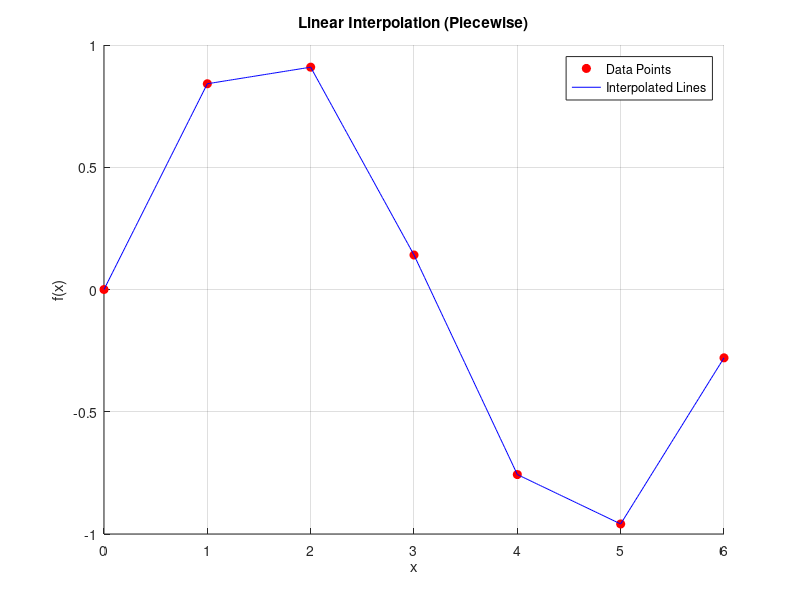
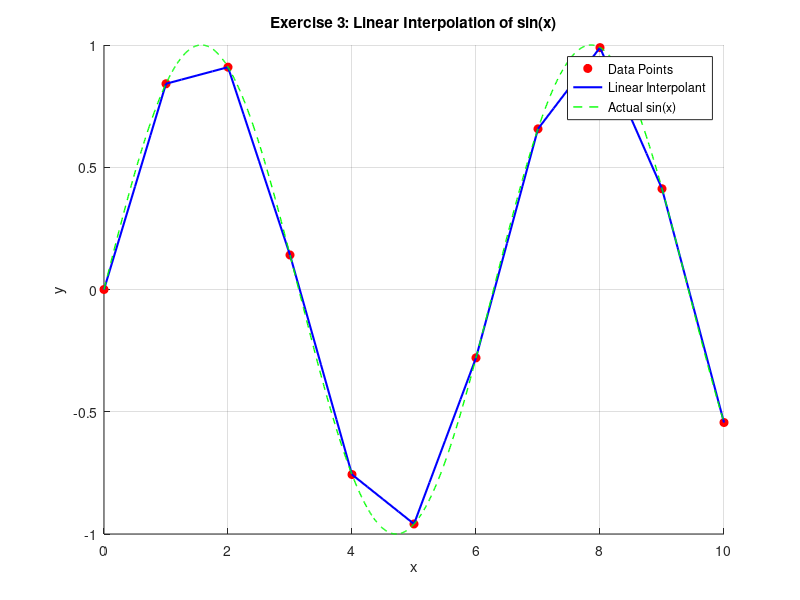
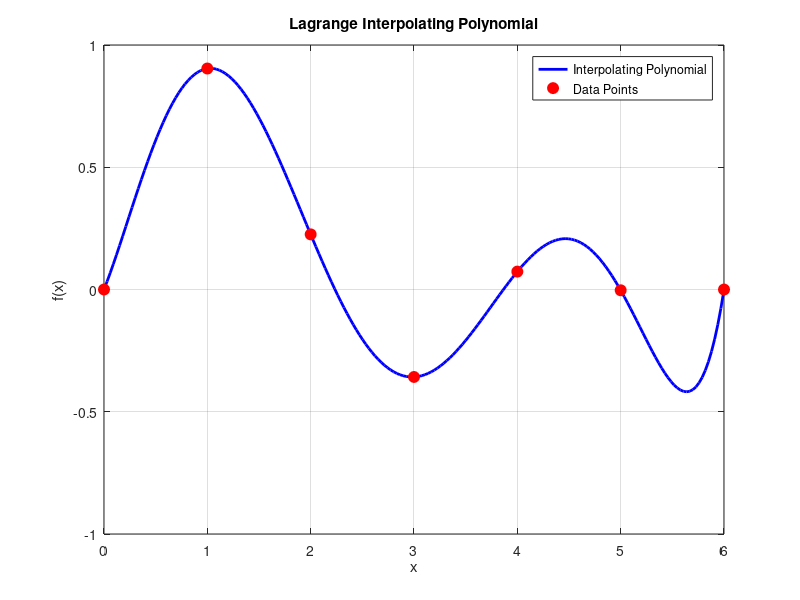
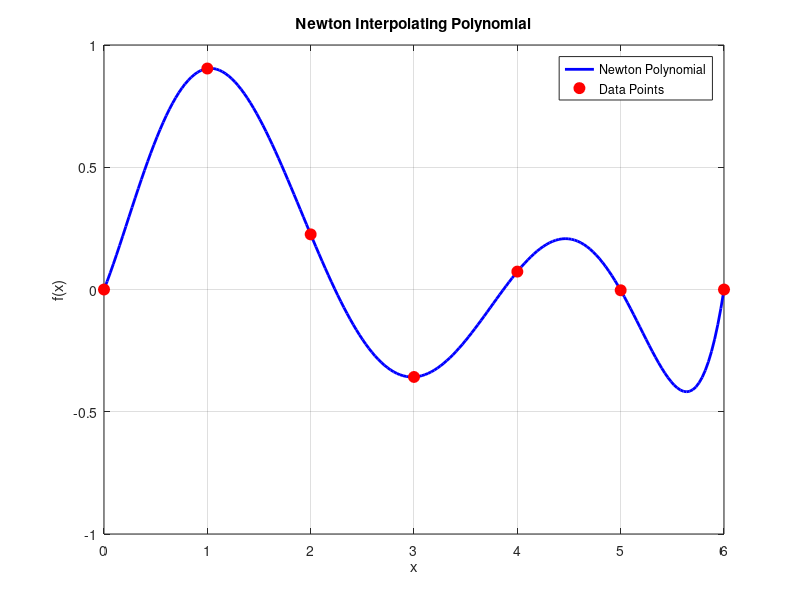

Source code (MATLAB) for these figures, in order:
clear all
close all
clc

% Exercise 1: Polynomial operations
% Define A(x) = 3x^2 + 2x - 4
A = [3 2 -4];

% Define B(x) = 2x^3 - 2
B = [2 0 0 -2];

% Multiply polynomials C(x) = A(x)*B(x)
C = conv(A, B);

disp('Polynomial A(x):');
disp(A);
disp('Polynomial B(x):');
disp(B);
disp('Polynomial C(x) = A(x)*B(x):');
disp(C);

% Find roots of A(x), B(x), C(x)
roots_A = roots(A);
roots_B = roots(B);
roots_C = roots(C);

disp('Roots of A(x):');
disp(roots_A);
disp('Roots of B(x):');
disp(roots_B);
disp('Roots of C(x):');
disp(roots_C);


%% Data from Table 1
x = [0 1 2 3 4 5 6];
f = [0 0.8415 0.9093 0.1411 -0.7568 -0.9589 -0.2794];

% Create figure
figure; hold on; grid on;

% Plot original data points
plot(x, f, 'ro', 'MarkerFaceColor', 'r');

% Piecewise linear interpolation using 2-point formula
for i = 1:length(x)-1
    % Take two consecutive points
    x0 = x(i);   f0 = f(i);
    x1 = x(i+1); f1 = f(i+1);
    
    % Generate fine points between x0 and x1
    xx = linspace(x0, x1, 50);  
    
    % Linear interpolation formula
    yy = f0 + ( (f1 - f0) / (x1 - x0) ) * (xx - x0);
    
    % Plot line segment
    plot(xx, yy, 'b-');
end

title('Linear Interpolation (Piecewise)');
xlabel('x');
ylabel('f(x)');
legend('Data Points', 'Interpolated Lines');


%% Exercise 3: Interpolation of sin(x)

% Original data points
x = 0:10;           
y = sin(x);         

% Points where we want interpolated values
xi = 0:0.25:10;     

% Linear interpolation
yi = interp1(x, y, xi, 'linear');

% Plot results
figure; hold on; grid on;

% Original points
plot(x, y, 'ro', 'MarkerFaceColor', 'r', 'DisplayName', 'Data Points');

% Interpolated curve
plot(xi, yi, 'b-', 'LineWidth', 1.5, 'DisplayName', 'Linear Interpolant');

% Actual sine curve for comparison
xfine = 0:0.01:10;
yfine = sin(xfine);
plot(xfine, yfine, 'g--', 'LineWidth', 1, 'DisplayName', 'Actual sin(x)');

title('Exercise 3: Linear Interpolation of sin(x)');
xlabel('x'); ylabel('y');
legend show;







%% Exercise 4 & 5: Lagrange Polynomial Interpolation
clear; clc; close all;

%% Step 1: Define data points (example data)
x = [0 1 2 3 4 5 6];          % x-coordinates
f = [0 0.9038 0.2255 -0.3577 0.07321 -0.00313 -0.0001521];  % f(x) values

N = length(x) - 1;            % Degree of polynomial

%% Step 2: Define interpolation point
x_interp = 2.5;               % You can change this value

%% Step 3: Lagrange Polynomial Algorithm
SUM = 0;                       % Initialize sum

for i = 0:N
    P = 1;                     % Initialize product
    for j = 0:N
        if j ~= i
            P = P * (x_interp - x(j+1)) / (x(i+1) - x(j+1)); % Lagrange basis
        end
    end
    SUM = SUM + f(i+1) * P;     % Add weighted basis to sum
end

fprintf('Interpolated value at x = %.2f is %.4f\n', x_interp, SUM);

%% Step 4: Plot Lagrange interpolating polynomial
x_plot = linspace(min(x), max(x), 200);
y_plot = zeros(size(x_plot));

for k = 1:length(x_plot)
    xi = x_plot(k);
    SUM_k = 0;
    for i = 0:N
        P = 1;
        for j = 0:N
            if j ~= i
                P = P * (xi - x(j+1)) / (x(i+1) - x(j+1));
            end
        end
        SUM_k = SUM_k + f(i+1) * P;
    end
    y_plot(k) = SUM_k;
end

figure;
plot(x_plot, y_plot, 'b-', 'LineWidth', 2); hold on;
plot(x, f, 'ro', 'MarkerSize', 8, 'MarkerFaceColor', 'r');
xlabel('x'); ylabel('f(x)');
title('Lagrange Interpolating Polynomial');
grid on;
legend('Interpolating Polynomial','Data Points');





%% Exercise 6 & 7: Newton Polynomial Interpolation
clear; clc; close all;

%% Step 1: Define data points (example from table 1)
x = [0 1 2 3 4 5 6];             % x-coordinates
f = [0 0.9038 0.2255 -0.3577 0.07321 -0.00313 -0.0001521];  % f(x) values

N = length(x);                    % Number of points

%% Step 2: Compute Divided Differences Table
D = zeros(N,N);
D(:,1) = f(:);                    % First column is f(x)

for j = 2:N
    for i = j:N
        D(i,j) = (D(i,j-1) - D(i-1,j-1)) / (x(i) - x(i-j+1));
    end
end

%% Step 3: Evaluate Newton Polynomial at a given point
x_interp = 2.5;                   % Interpolation point
P = D(1,1);                        % Initialize with first term
prod_term = 1;

for j = 2:N
    prod_term = prod_term * (x_interp - x(j-1));
    P = P + D(j,j) * prod_term;
end

fprintf('Interpolated value at x = %.2f is %.4f\n', x_interp, P);

%% Step 4: Plot Newton interpolating polynomial
x_plot = linspace(min(x), max(x), 200);
y_plot = zeros(size(x_plot));

for k = 1:length(x_plot)
    xi = x_plot(k);
    Pk = D(1,1);
    prod_term = 1;
    for j = 2:N
        prod_term = prod_term * (xi - x(j-1));
        Pk = Pk + D(j,j) * prod_term;
    end
    y_plot(k) = Pk;
end

figure;
plot(x_plot, y_plot, 'b-', 'LineWidth', 2); hold on;
plot(x, f, 'ro', 'MarkerSize', 8, 'MarkerFaceColor', 'r');
xlabel('x'); ylabel('f(x)');
title('Newton Interpolating Polynomial');
grid on;
legend('Newton Polynomial','Data Points');



